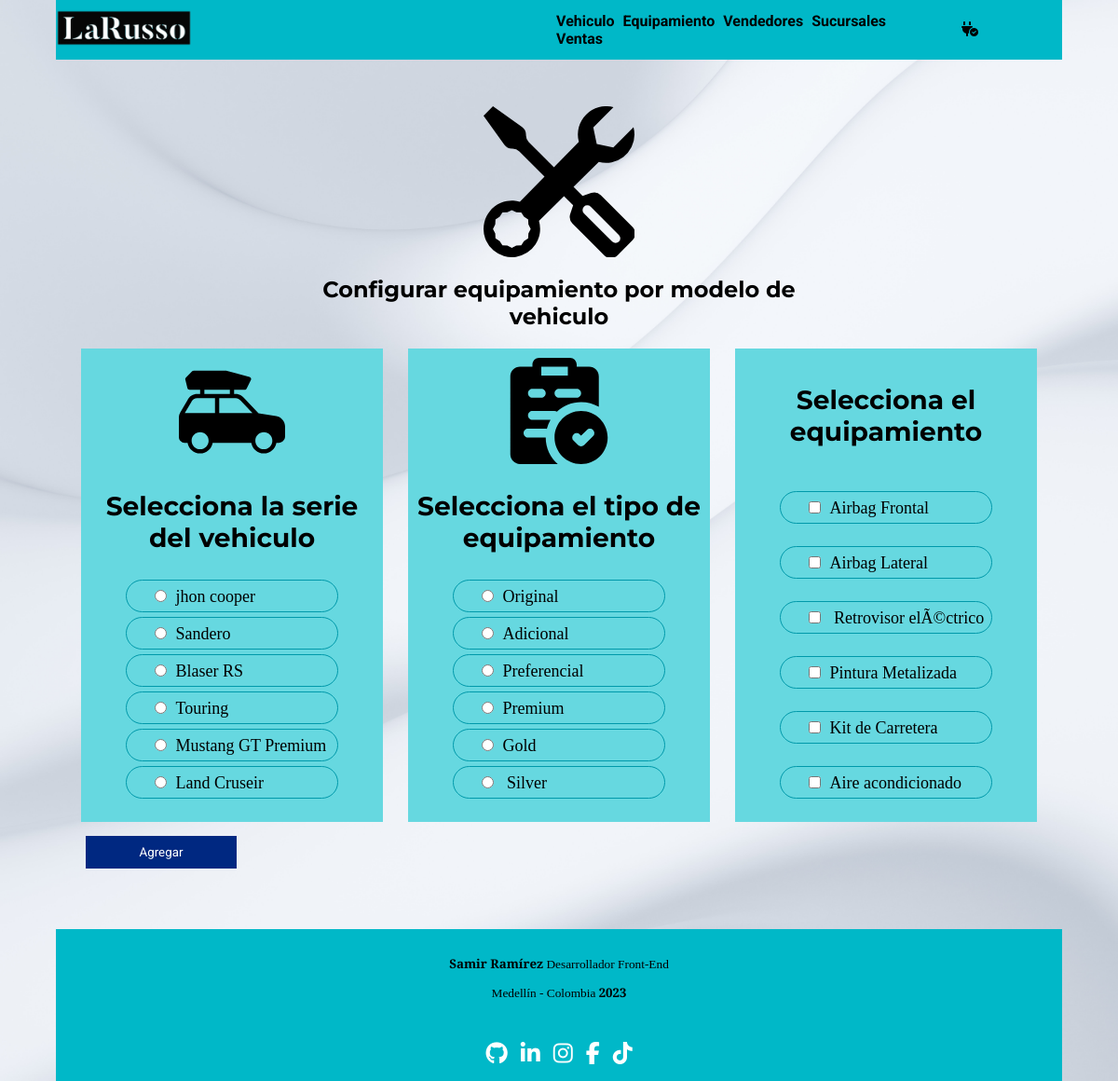
Screenshot of /equipamiento/crear/equipamientoxmodelo/crear/form.php with the database file from the repository.
### tables this page shows
CREATE TABLE `vehiculos` (
  `Id_vehiculo` int(8) NOT NULL,
  `marca_veh` varchar(30) NOT NULL,
  `serie_veh` varchar(30) NOT NULL,
  `modelo_veh` varchar(5) NOT NULL,
  `bastidor_veh` varchar(20) NOT NULL,
  `potencia_veh` varchar(20) NOT NULL,
  `motor_veh` varchar(15) NOT NULL,
  `nro_cilindros_veh` varchar(10) NOT NULL,
  `cilindrada_veh` varchar(10) NOT NULL,
  `precio_veh` int(15) NOT NULL,
  `descuento_veh` decimal(5,0) NOT NULL
);

CREATE TABLE `tipo_equipamiento` (
  `id_tipo_eq` int(8) NOT NULL,
  `nombre_tipo_eq` varchar(30) NOT NULL
);

CREATE TABLE `equipamiento` (
  `id_equipamiento` int(8) NOT NULL,
  `nombre_eq` varchar(30) NOT NULL,
  `precio_eq` int(7) NOT NULL
);

### equipamiento/crear/equipamientoxmodelo/crear/consultSerie.php (the view)
<?php
    $id=
    $consultSerie= "SELECT Id_vehiculo, serie_veh FROM vehiculos";
    if($resultSerie= mysqli_query($cnx, $consultSerie)) {
        while($rowSerie= mysqli_fetch_array($resultSerie)) {
            echo "
        <label for='sr' class='lbl-xmodel'>
            <input name='serie' id='sr' type='radio' value='".$rowSerie['Id_vehiculo']."' class='inp-model'>".$rowSerie['serie_veh']."
        </label>";
        }
    }
?>

### equipamiento/crear/equipamientoxmodelo/crear/consultTeq.php
<?php
    $consultteq= "SELECT id_tipo_eq, nombre_tipo_eq FROM tipo_equipamiento";
    if($resultteq= mysqli_query($cnx, $consultteq)) {
        while($rowteq= mysqli_fetch_array($resultteq)) {
            echo "
        <label for='tipo' class='lbl-xmodel'>
            <input name='teq' id='tipo' type='radio' value='".$rowteq['id_tipo_eq']."' class='inp-model'>".$rowteq['nombre_tipo_eq']."
        </label>";
        }
    }
?>

### equipamiento/crear/equipamientoxmodelo/crear/consultEq.php
<?php
    $consulteq= "SELECT id_equipamiento, nombre_eq FROM equipamiento";
    if($resulteq= mysqli_query($cnx, $consulteq)) {
        while($roweq= mysqli_fetch_array($resulteq)) {
            echo "
        <label for='equ' class='lbl-xmodel'>
            <input name='eq[]' id='equ' type='checkbox' value='".$roweq['id_equipamiento']."' class='inp-model'>".$roweq['nombre_eq']."
        </label>";
        }
    }
?>

### assents/css/equipamiento/tipos/crear/crearxmodelo.css (style rules this page uses)
body { background-image: url(../../../../img/pattern.jpg); background-repeat: no-repeat; background-size: cover; }
.lbl-xmodel { font-family: var(--fuentetres); font-size: large; width: 70%; margin: auto; border: 1px solid var(--oscurocuatro); border-radius: 20px; margin-bottom: 5px; }
.inp-model, .inp-teq, .inp-eq { margin: 10px 10px 10px 30px; }

### rows the page displays
vehiculos: serie_veh "jhon cooper"
vehiculos: serie_veh "Sandero"
vehiculos: serie_veh "Blaser RS"
vehiculos: serie_veh "Touring"
vehiculos: serie_veh "Mustang GT Premium"
vehiculos: serie_veh "Land Cruseir"
tipo_equipamiento: nombre_tipo_eq "Original"
tipo_equipamiento: nombre_tipo_eq "Adicional"
tipo_equipamiento: nombre_tipo_eq "Preferencial"
tipo_equipamiento: nombre_tipo_eq "Premium"
tipo_equipamiento: nombre_tipo_eq "Gold"
tipo_equipamiento: nombre_tipo_eq "Silver"
equipamiento: nombre_eq "Airbag Frontal"
equipamiento: nombre_eq "Airbag Lateral"
equipamiento: nombre_eq "Retrovisor elÃ©ctrico"
equipamiento: nombre_eq "Pintura Metalizada"
equipamiento: nombre_eq "Kit de Carretera"
equipamiento: nombre_eq "Aire acondicionado"
